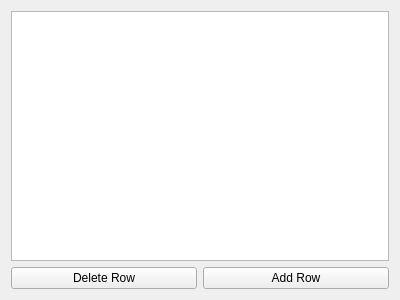
<?xml version="1.0" encoding="UTF-8"?>
<ui version="4.0">
 <class>Form</class>
 <widget class="QWidget" name="Form">
  <property name="geometry">
   <rect>
    <x>0</x>
    <y>0</y>
    <width>400</width>
    <height>300</height>
   </rect>
  </property>
  <property name="windowTitle">
   <string>Form</string>
  </property>
  <layout class="QGridLayout" name="gridLayout">
   <item row="0" column="0" colspan="2">
    <widget class="QTableWidget" name="tableWidget"/>
   </item>
   <item row="1" column="0">
    <widget class="QPushButton" name="btnDelete">
     <property name="text">
      <string>Delete Row</string>
     </property>
    </widget>
   </item>
   <item row="1" column="1">
    <widget class="QPushButton" name="btnAdd">
     <property name="text">
      <string>Add Row</string>
     </property>
    </widget>
   </item>
  </layout>
 </widget>
 <resources/>
 <connections/>
</ui>
